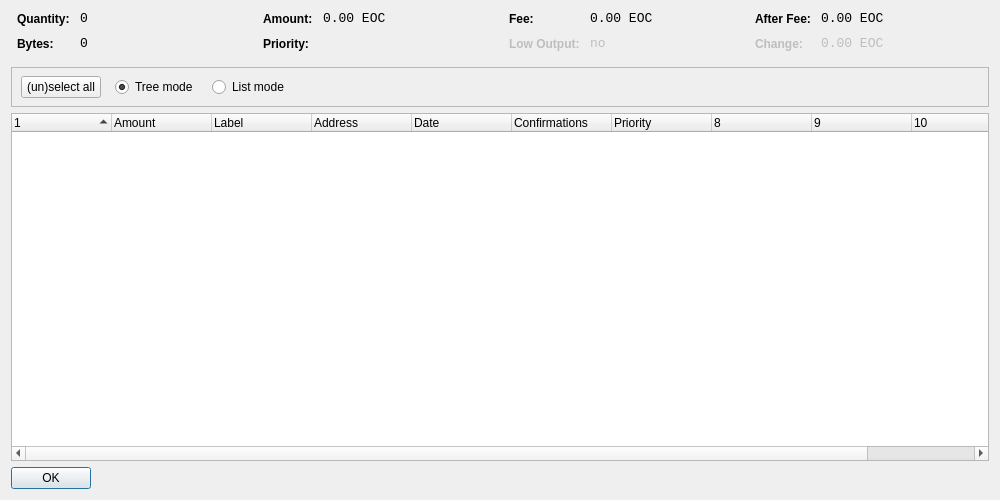
<?xml version="1.0" encoding="UTF-8"?>
<ui version="4.0">
 <class>CoinControlDialog</class>
 <widget class="QDialog" name="CoinControlDialog">
  <property name="geometry">
   <rect>
    <x>0</x>
    <y>0</y>
    <width>1000</width>
    <height>500</height>
   </rect>
  </property>
  <property name="windowTitle">
   <string>Coin Control</string>
  </property>
  <layout class="QVBoxLayout" name="verticalLayout">
   <item>
    <layout class="QHBoxLayout" name="horizontalLayoutTop" stretch="0,0,0,0">
     <property name="topMargin">
      <number>0</number>
     </property>
     <property name="bottomMargin">
      <number>10</number>
     </property>
     <item>
      <layout class="QFormLayout" name="formLayoutCoinControl1">
       <property name="horizontalSpacing">
        <number>10</number>
       </property>
       <property name="verticalSpacing">
        <number>10</number>
       </property>
       <property name="leftMargin">
        <number>6</number>
       </property>
       <property name="rightMargin">
        <number>6</number>
       </property>
       <item row="0" column="0">
        <widget class="QLabel" name="labelCoinControlQuantityText">
         <property name="styleSheet">
          <string notr="true">font-weight:bold;</string>
         </property>
         <property name="text">
          <string>Quantity:</string>
         </property>
        </widget>
       </item>
       <item row="0" column="1">
        <widget class="QLabel" name="labelCoinControlQuantity">
         <property name="font">
          <font>
           <family>Monospace</family>
           <pointsize>10</pointsize>
          </font>
         </property>
         <property name="cursor">
          <cursorShape>IBeamCursor</cursorShape>
         </property>
         <property name="contextMenuPolicy">
          <enum>Qt::ActionsContextMenu</enum>
         </property>
         <property name="text">
          <string>0</string>
         </property>
         <property name="textInteractionFlags">
          <set>Qt::LinksAccessibleByMouse|Qt::TextSelectableByKeyboard|Qt::TextSelectableByMouse</set>
         </property>
        </widget>
       </item>
       <item row="1" column="0">
        <widget class="QLabel" name="labelCoinControlBytesText">
         <property name="styleSheet">
          <string notr="true">font-weight:bold;</string>
         </property>
         <property name="text">
          <string>Bytes:</string>
         </property>
        </widget>
       </item>
       <item row="1" column="1">
        <widget class="QLabel" name="labelCoinControlBytes">
         <property name="font">
          <font>
           <family>Monospace</family>
           <pointsize>10</pointsize>
          </font>
         </property>
         <property name="cursor">
          <cursorShape>IBeamCursor</cursorShape>
         </property>
         <property name="contextMenuPolicy">
          <enum>Qt::ActionsContextMenu</enum>
         </property>
         <property name="text">
          <string>0</string>
         </property>
         <property name="textInteractionFlags">
          <set>Qt::LinksAccessibleByMouse|Qt::TextSelectableByKeyboard|Qt::TextSelectableByMouse</set>
         </property>
        </widget>
       </item>
      </layout>
     </item>
     <item>
      <layout class="QFormLayout" name="formLayoutCoinControl2">
       <property name="horizontalSpacing">
        <number>10</number>
       </property>
       <property name="verticalSpacing">
        <number>10</number>
       </property>
       <property name="leftMargin">
        <number>6</number>
       </property>
       <property name="rightMargin">
        <number>6</number>
       </property>
       <item row="0" column="0">
        <widget class="QLabel" name="labelCoinControlAmountText">
         <property name="styleSheet">
          <string notr="true">font-weight:bold;</string>
         </property>
         <property name="text">
          <string>Amount:</string>
         </property>
        </widget>
       </item>
       <item row="0" column="1">
        <widget class="QLabel" name="labelCoinControlAmount">
         <property name="font">
          <font>
           <family>Monospace</family>
           <pointsize>10</pointsize>
          </font>
         </property>
         <property name="cursor">
          <cursorShape>IBeamCursor</cursorShape>
         </property>
         <property name="contextMenuPolicy">
          <enum>Qt::ActionsContextMenu</enum>
         </property>
         <property name="text">
          <string>0.00 EOC</string>
         </property>
         <property name="textInteractionFlags">
          <set>Qt::LinksAccessibleByMouse|Qt::TextSelectableByKeyboard|Qt::TextSelectableByMouse</set>
         </property>
        </widget>
       </item>
       <item row="1" column="0">
        <widget class="QLabel" name="labelCoinControlPriorityText">
         <property name="styleSheet">
          <string notr="true">font-weight:bold;</string>
         </property>
         <property name="text">
          <string>Priority:</string>
         </property>
        </widget>
       </item>
       <item row="1" column="1">
        <widget class="QLabel" name="labelCoinControlPriority">
         <property name="font">
          <font>
           <family>Monospace</family>
           <pointsize>10</pointsize>
          </font>
         </property>
         <property name="cursor">
          <cursorShape>IBeamCursor</cursorShape>
         </property>
         <property name="contextMenuPolicy">
          <enum>Qt::ActionsContextMenu</enum>
         </property>
         <property name="text">
          <string/>
         </property>
         <property name="textInteractionFlags">
          <set>Qt::LinksAccessibleByMouse|Qt::TextSelectableByKeyboard|Qt::TextSelectableByMouse</set>
         </property>
        </widget>
       </item>
      </layout>
     </item>
     <item>
      <layout class="QFormLayout" name="formLayoutCoinControl3">
       <property name="horizontalSpacing">
        <number>10</number>
       </property>
       <property name="verticalSpacing">
        <number>10</number>
       </property>
       <property name="leftMargin">
        <number>6</number>
       </property>
       <property name="rightMargin">
        <number>6</number>
       </property>
       <item row="0" column="0">
        <widget class="QLabel" name="labelCoinControlFeeText">
         <property name="styleSheet">
          <string notr="true">font-weight:bold;</string>
         </property>
         <property name="text">
          <string>Fee:</string>
         </property>
        </widget>
       </item>
       <item row="0" column="1">
        <widget class="QLabel" name="labelCoinControlFee">
         <property name="font">
          <font>
           <family>Monospace</family>
           <pointsize>10</pointsize>
          </font>
         </property>
         <property name="cursor">
          <cursorShape>IBeamCursor</cursorShape>
         </property>
         <property name="contextMenuPolicy">
          <enum>Qt::ActionsContextMenu</enum>
         </property>
         <property name="text">
          <string>0.00 EOC</string>
         </property>
         <property name="textInteractionFlags">
          <set>Qt::LinksAccessibleByMouse|Qt::TextSelectableByKeyboard|Qt::TextSelectableByMouse</set>
         </property>
        </widget>
       </item>
       <item row="1" column="0">
        <widget class="QLabel" name="labelCoinControlLowOutputText">
         <property name="enabled">
          <bool>false</bool>
         </property>
         <property name="styleSheet">
          <string notr="true">font-weight:bold;</string>
         </property>
         <property name="text">
          <string>Low Output:</string>
         </property>
        </widget>
       </item>
       <item row="1" column="1">
        <widget class="QLabel" name="labelCoinControlLowOutput">
         <property name="enabled">
          <bool>false</bool>
         </property>
         <property name="font">
          <font>
           <family>Monospace</family>
           <pointsize>10</pointsize>
          </font>
         </property>
         <property name="cursor">
          <cursorShape>IBeamCursor</cursorShape>
         </property>
         <property name="contextMenuPolicy">
          <enum>Qt::ActionsContextMenu</enum>
         </property>
         <property name="text">
          <string>no</string>
         </property>
         <property name="textInteractionFlags">
          <set>Qt::LinksAccessibleByMouse|Qt::TextSelectableByKeyboard|Qt::TextSelectableByMouse</set>
         </property>
        </widget>
       </item>
      </layout>
     </item>
     <item>
      <layout class="QFormLayout" name="formLayoutCoinControl4">
       <property name="horizontalSpacing">
        <number>10</number>
       </property>
       <property name="verticalSpacing">
        <number>10</number>
       </property>
       <property name="leftMargin">
        <number>6</number>
       </property>
       <property name="rightMargin">
        <number>6</number>
       </property>
       <item row="0" column="0">
        <widget class="QLabel" name="labelCoinControlAfterFeeText">
         <property name="styleSheet">
          <string notr="true">font-weight:bold;</string>
         </property>
         <property name="text">
          <string>After Fee:</string>
         </property>
        </widget>
       </item>
       <item row="0" column="1">
        <widget class="QLabel" name="labelCoinControlAfterFee">
         <property name="font">
          <font>
           <family>Monospace</family>
           <pointsize>10</pointsize>
          </font>
         </property>
         <property name="cursor">
          <cursorShape>IBeamCursor</cursorShape>
         </property>
         <property name="contextMenuPolicy">
          <enum>Qt::ActionsContextMenu</enum>
         </property>
         <property name="text">
          <string>0.00 EOC</string>
         </property>
         <property name="textInteractionFlags">
          <set>Qt::LinksAccessibleByMouse|Qt::TextSelectableByKeyboard|Qt::TextSelectableByMouse</set>
         </property>
        </widget>
       </item>
       <item row="1" column="0">
        <widget class="QLabel" name="labelCoinControlChangeText">
         <property name="enabled">
          <bool>false</bool>
         </property>
         <property name="styleSheet">
          <string notr="true">font-weight:bold;</string>
         </property>
         <property name="text">
          <string>Change:</string>
         </property>
        </widget>
       </item>
       <item row="1" column="1">
        <widget class="QLabel" name="labelCoinControlChange">
         <property name="enabled">
          <bool>false</bool>
         </property>
         <property name="font">
          <font>
           <family>Monospace</family>
           <pointsize>10</pointsize>
          </font>
         </property>
         <property name="cursor">
          <cursorShape>IBeamCursor</cursorShape>
         </property>
         <property name="contextMenuPolicy">
          <enum>Qt::ActionsContextMenu</enum>
         </property>
         <property name="text">
          <string>0.00 EOC</string>
         </property>
         <property name="textInteractionFlags">
          <set>Qt::LinksAccessibleByMouse|Qt::TextSelectableByKeyboard|Qt::TextSelectableByMouse</set>
         </property>
        </widget>
       </item>
      </layout>
     </item>
    </layout>
   </item>
   <item>
    <widget class="QFrame" name="frame">
     <property name="minimumSize">
      <size>
       <width>0</width>
       <height>40</height>
      </size>
     </property>
     <property name="frameShape">
      <enum>QFrame::StyledPanel</enum>
     </property>
     <property name="frameShadow">
      <enum>QFrame::Sunken</enum>
     </property>
     <widget class="QWidget" name="horizontalLayoutWidget">
      <property name="geometry">
       <rect>
        <x>10</x>
        <y>0</y>
        <width>781</width>
        <height>41</height>
       </rect>
      </property>
      <layout class="QHBoxLayout" name="horizontalLayoutPanel" stretch="0,0,0,0,0">
       <property name="spacing">
        <number>14</number>
       </property>
       <item>
        <widget class="QPushButton" name="pushButtonSelectAll">
         <property name="sizePolicy">
          <sizepolicy hsizetype="Maximum" vsizetype="Fixed">
           <horstretch>0</horstretch>
           <verstretch>0</verstretch>
          </sizepolicy>
         </property>
         <property name="text">
          <string>(un)select all</string>
         </property>
        </widget>
       </item>
       <item>
        <widget class="QRadioButton" name="radioTreeMode">
         <property name="sizePolicy">
          <sizepolicy hsizetype="Maximum" vsizetype="Fixed">
           <horstretch>0</horstretch>
           <verstretch>0</verstretch>
          </sizepolicy>
         </property>
         <property name="text">
          <string>Tree mode</string>
         </property>
         <property name="checked">
          <bool>true</bool>
         </property>
        </widget>
       </item>
       <item>
        <widget class="QRadioButton" name="radioListMode">
         <property name="sizePolicy">
          <sizepolicy hsizetype="Maximum" vsizetype="Fixed">
           <horstretch>0</horstretch>
           <verstretch>0</verstretch>
          </sizepolicy>
         </property>
         <property name="text">
          <string>List mode</string>
         </property>
        </widget>
       </item>
       <item>
        <spacer name="horizontalSpacer">
         <property name="orientation">
          <enum>Qt::Horizontal</enum>
         </property>
         <property name="sizeHint" stdset="0">
          <size>
           <width>40</width>
           <height>20</height>
          </size>
         </property>
        </spacer>
       </item>
      </layout>
     </widget>
    </widget>
   </item>
   <item>
    <widget class="CoinControlTreeWidget" name="treeWidget">
     <property name="contextMenuPolicy">
      <enum>Qt::CustomContextMenu</enum>
     </property>
     <property name="sortingEnabled">
      <bool>false</bool>
     </property>
     <property name="columnCount">
      <number>11</number>
     </property>
     <attribute name="headerShowSortIndicator" stdset="0">
      <bool>true</bool>
     </attribute>
     <attribute name="headerStretchLastSection">
      <bool>false</bool>
     </attribute>
     <column>
      <property name="text">
       <string/>
      </property>
     </column>
     <column>
      <property name="text">
       <string>Amount</string>
      </property>
     </column>
     <column>
      <property name="text">
       <string>Label</string>
      </property>
     </column>
     <column>
      <property name="text">
       <string>Address</string>
      </property>
     </column>
     <column>
      <property name="text">
       <string>Date</string>
      </property>
     </column>
     <column>
      <property name="text">
       <string>Confirmations</string>
      </property>
      <property name="toolTip">
       <string>Confirmed</string>
      </property>
     </column>
     <column>
      <property name="text">
       <string>Priority</string>
      </property>
     </column>
     <column>
      <property name="text">
       <string/>
      </property>
     </column>
     <column>
      <property name="text">
       <string/>
      </property>
     </column>
     <column>
      <property name="text">
       <string/>
      </property>
     </column>
     <column>
      <property name="text">
       <string/>
      </property>
     </column>
    </widget>
   </item>
   <item>
    <widget class="QDialogButtonBox" name="buttonBox">
     <property name="sizePolicy">
      <sizepolicy hsizetype="Maximum" vsizetype="Fixed">
       <horstretch>0</horstretch>
       <verstretch>0</verstretch>
      </sizepolicy>
     </property>
     <property name="orientation">
      <enum>Qt::Horizontal</enum>
     </property>
     <property name="standardButtons">
      <set>QDialogButtonBox::Ok</set>
     </property>
    </widget>
   </item>
  </layout>
 </widget>
 <customwidgets>
  <customwidget>
   <class>CoinControlTreeWidget</class>
   <extends>QTreeWidget</extends>
   <header>coincontroltreewidget.h</header>
  </customwidget>
 </customwidgets>
 <resources/>
 <connections/>
</ui>
